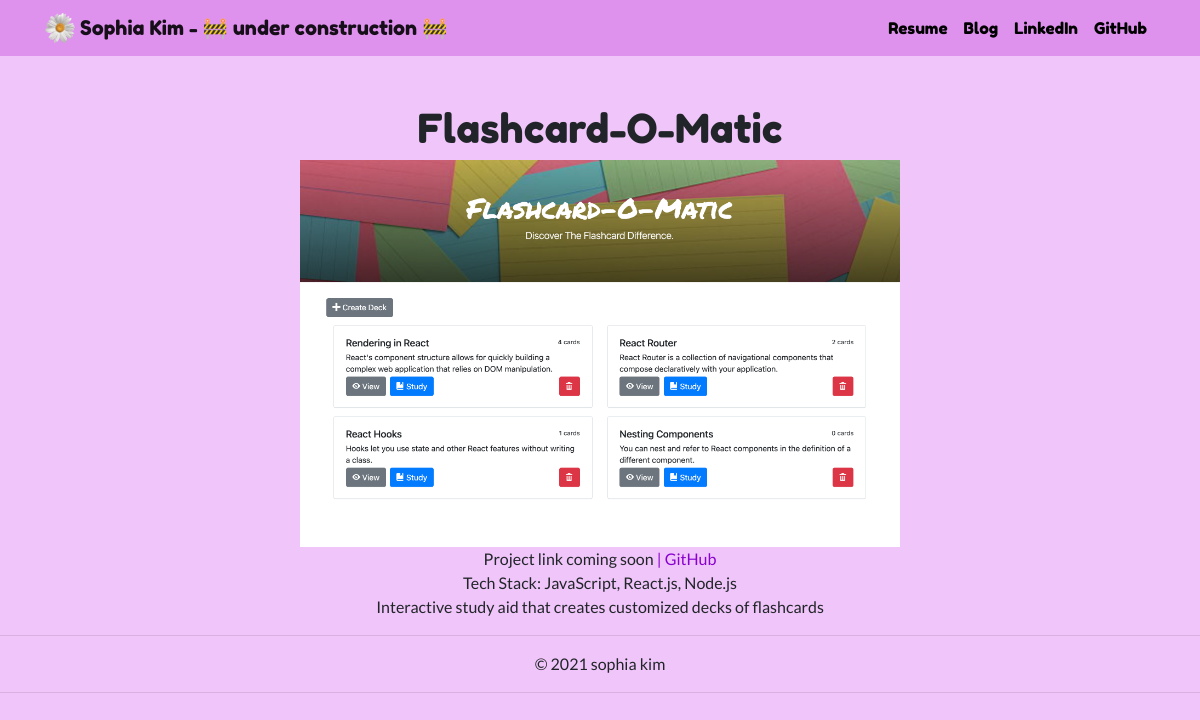
Screenshot of /projects/5/ with the database file from the repository.
### projects/models.py (models this page shows, shortened)
class Project(models.Model):
  title = models.CharField(max_length=100)
  description = models.CharField(max_length=250)
  stack = models.CharField(max_length=100, blank=True)
  image = models.ImageField(upload_to='projects/images/')
  url = models.URLField(blank=True)
  github = models.URLField(blank=True)

### projects/views.py (the view)
# urls.py: path("<int:pk>/", views.project_detail, name="project_detail"),
def project_detail(request, pk):
  project = get_object_or_404(Project, pk=pk)
  return render(request, 'projects/project_detail.html', {'project': project})

### projects/templates/projects/project_detail.html
{% extends 'projects/base.html' %}
{% block content %}
<h1 class="text-center mt-5" id="section-heading">{{ project.title }}</h1>
<img src="{{ project.image.url }}" width="600">
<br>
{% if project.url %}
  <a href="{{ project.url }}">Project Link</a>
{% else %}
  Project link coming soon
{% endif %}
{% if project.github %}
  <a href="{{ project.github }}">| GitHub </a>
{% else %}
  | GitHub link coming soon
{% endif %}
<br>
Tech Stack: {{ project.stack }}
<br>
{{ project.description|safe }}
{% endblock %}

### projects/static/projects/custom.css (style rules this page uses)
body { background-color: #f0c5f9; margin: 0; font-family: 'Lato', sans-serif; text-align: center; }
#section-heading { font-family: 'Fredoka One', cursive; }
a:link { color: #8801D0 }

### rows the page displays
Project: title "Flashcard-O-Matic", image (picture), stack "JavaScript, React.js, Node.js", description "Interactive study aid that creates customized decks of flashcards"
